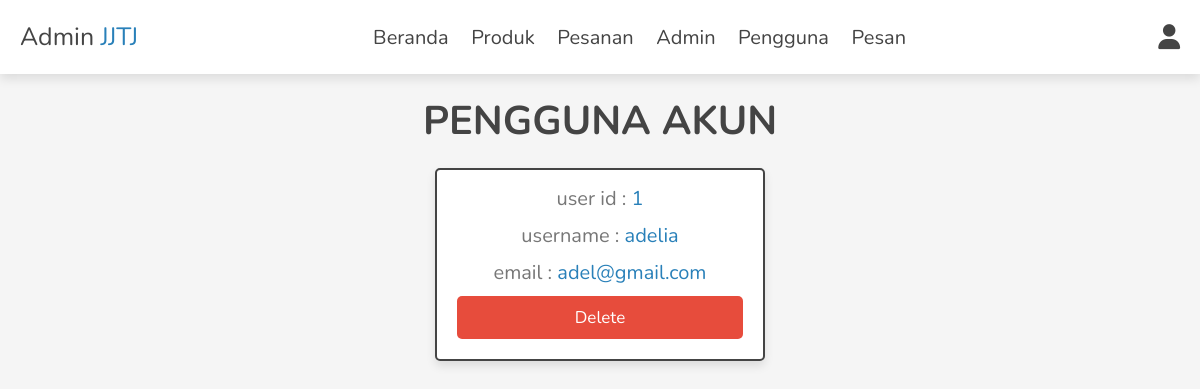
Screenshot of /admin/users_accounts.php (signed in) with the database file from the repository.
### tables this page shows
CREATE TABLE `users` (
  `id` int(100) NOT NULL AUTO_INCREMENT,
  `name` varchar(20) NOT NULL,
  `email` varchar(50) NOT NULL,
  `password` varchar(50) NOT NULL,
  PRIMARY KEY (`id`)
);

### admin/users_accounts.php (the view, shortened to what this page needs)
<?php
include '../components/connect.php';
?>
<!DOCTYPE html>
<html lang="en">
<head>
   <link rel="stylesheet" href="https://cdnjs.cloudflare.com/ajax/libs/font-awesome/6.1.1/css/all.min.css">
   <link rel="stylesheet" href="../css/admin_style.css">
</head>
<body>
<?php include '../components/admin_header.php'; ?>
<section class="accounts">
   <h1 class="heading">Pengguna Akun</h1>
   <div class="box-container">
   <?php
      $select_accounts = $conn->prepare("SELECT * FROM `users`");
      $select_accounts->execute();
      if($select_accounts->rowCount() > 0){
         while($fetch_accounts = $select_accounts->fetch(PDO::FETCH_ASSOC)){
   ?>
   <div class="box">
      <p> user id : <span><?= $fetch_accounts['id']; ?></span> </p>
      <p> username : <span><?= $fetch_accounts['name']; ?></span> </p>
      <p> email : <span><?= $fetch_accounts['email']; ?></span> </p>
      <a href="users_accounts.php?delete=<?= $fetch_accounts['id']; ?>" onclick="return confirm('hapus akun ini? the user related information will also be delete!')" class="delete-btn">delete</a>
   </div>
   <?php
         }
      }else{
         echo '<p class="empty">tidak ada akun yang tersedia!</p>';
      }
   ?>
   </div>
</section>
</body>
</html>

### css/admin_style.css (style rules this page uses)
:root { --main-color:#2980b9; --orange:#f39c12; --red:#e74c3c; --black:#444; --white:#fff; --light-color:#777; --light-bg:#f5f5f5; --border:.2rem solid var(--black); --box-shadow:0 .5rem 1rem rgba(0,0,0,.1); }
* { font-family: 'Nunito', sans-serif; margin:0; padding:0; box-sizing: border-box; outline: none; border:none; text-decoration: none; }
html { font-size: 62.5%; overflow-x: hidden; }
body { background-color: var(--light-bg); }
section { padding:2rem; max-width: 1200px; margin:0 auto; }
.heading { font-size: 4rem; color:var(--black); margin-bottom: 2rem; text-align: center; text-transform: uppercase; }
.btn, .delete-btn, .option-btn { display: block; width: 100%; margin-top: 1rem; border-radius: .5rem; padding:1rem 3rem; font-size: 1.7rem; text-transform: capitalize; color:var(--white); cursor: pointer; text-align: center; }
.delete-btn { background-color: var(--red); }
.accounts .box-container { display: grid; grid-template-columns: repeat(auto-fit, 33rem); gap:1.5rem; align-items: flex-start; justify-content: center; }
.accounts .box-container .box { padding:2rem; padding-top: .5rem; border-radius: .5rem; text-align: center; border:var(--border); background-color: var(--white); box-shadow: var(--box-shadow); }
.accounts .box-container .box p { font-size: 2rem; color:var(--light-color); margin: 1rem 0; }
.accounts .box-container .box p span { color:var(--main-color); }

### rows the page displays
users: id "1", name "adelia", email "adel@gmail.com"
